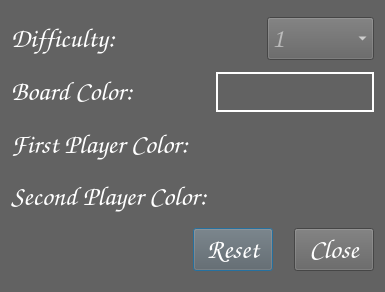
<?xml version="1.0" encoding="UTF-8"?>
<ui version="4.0">
 <class>CGameSettings</class>
 <widget class="QDialog" name="CGameSettings">
  <property name="geometry">
   <rect>
    <x>0</x>
    <y>0</y>
    <width>385</width>
    <height>292</height>
   </rect>
  </property>
  <property name="sizePolicy">
   <sizepolicy hsizetype="Minimum" vsizetype="Preferred">
    <horstretch>0</horstretch>
    <verstretch>0</verstretch>
   </sizepolicy>
  </property>
  <property name="minimumSize">
   <size>
    <width>0</width>
    <height>30</height>
   </size>
  </property>
  <property name="palette">
   <palette>
    <active>
     <colorrole role="WindowText">
      <brush brushstyle="SolidPattern">
       <color alpha="255">
        <red>255</red>
        <green>255</green>
        <blue>255</blue>
       </color>
      </brush>
     </colorrole>
     <colorrole role="Button">
      <brush brushstyle="SolidPattern">
       <color alpha="255">
        <red>98</red>
        <green>98</green>
        <blue>98</blue>
       </color>
      </brush>
     </colorrole>
     <colorrole role="Light">
      <brush brushstyle="SolidPattern">
       <color alpha="255">
        <red>147</red>
        <green>147</green>
        <blue>147</blue>
       </color>
      </brush>
     </colorrole>
     <colorrole role="Midlight">
      <brush brushstyle="SolidPattern">
       <color alpha="255">
        <red>122</red>
        <green>122</green>
        <blue>122</blue>
       </color>
      </brush>
     </colorrole>
     <colorrole role="Dark">
      <brush brushstyle="SolidPattern">
       <color alpha="255">
        <red>49</red>
        <green>49</green>
        <blue>49</blue>
       </color>
      </brush>
     </colorrole>
     <colorrole role="Mid">
      <brush brushstyle="SolidPattern">
       <color alpha="255">
        <red>65</red>
        <green>65</green>
        <blue>65</blue>
       </color>
      </brush>
     </colorrole>
     <colorrole role="Text">
      <brush brushstyle="SolidPattern">
       <color alpha="255">
        <red>255</red>
        <green>255</green>
        <blue>255</blue>
       </color>
      </brush>
     </colorrole>
     <colorrole role="BrightText">
      <brush brushstyle="SolidPattern">
       <color alpha="255">
        <red>255</red>
        <green>255</green>
        <blue>255</blue>
       </color>
      </brush>
     </colorrole>
     <colorrole role="ButtonText">
      <brush brushstyle="SolidPattern">
       <color alpha="255">
        <red>255</red>
        <green>255</green>
        <blue>255</blue>
       </color>
      </brush>
     </colorrole>
     <colorrole role="Base">
      <brush brushstyle="SolidPattern">
       <color alpha="255">
        <red>0</red>
        <green>0</green>
        <blue>0</blue>
       </color>
      </brush>
     </colorrole>
     <colorrole role="Window">
      <brush brushstyle="SolidPattern">
       <color alpha="255">
        <red>98</red>
        <green>98</green>
        <blue>98</blue>
       </color>
      </brush>
     </colorrole>
     <colorrole role="Shadow">
      <brush brushstyle="SolidPattern">
       <color alpha="255">
        <red>0</red>
        <green>0</green>
        <blue>0</blue>
       </color>
      </brush>
     </colorrole>
     <colorrole role="AlternateBase">
      <brush brushstyle="SolidPattern">
       <color alpha="255">
        <red>49</red>
        <green>49</green>
        <blue>49</blue>
       </color>
      </brush>
     </colorrole>
     <colorrole role="ToolTipBase">
      <brush brushstyle="SolidPattern">
       <color alpha="255">
        <red>255</red>
        <green>255</green>
        <blue>220</blue>
       </color>
      </brush>
     </colorrole>
     <colorrole role="ToolTipText">
      <brush brushstyle="SolidPattern">
       <color alpha="255">
        <red>0</red>
        <green>0</green>
        <blue>0</blue>
       </color>
      </brush>
     </colorrole>
     <colorrole role="PlaceholderText">
      <brush brushstyle="SolidPattern">
       <color alpha="127">
        <red>255</red>
        <green>255</green>
        <blue>255</blue>
       </color>
      </brush>
     </colorrole>
     <colorrole role="Accent">
      <brush brushstyle="SolidPattern">
       <color alpha="255">
        <red>0</red>
        <green>0</green>
        <blue>0</blue>
       </color>
      </brush>
     </colorrole>
    </active>
    <inactive>
     <colorrole role="WindowText">
      <brush brushstyle="SolidPattern">
       <color alpha="255">
        <red>255</red>
        <green>255</green>
        <blue>255</blue>
       </color>
      </brush>
     </colorrole>
     <colorrole role="Button">
      <brush brushstyle="SolidPattern">
       <color alpha="255">
        <red>98</red>
        <green>98</green>
        <blue>98</blue>
       </color>
      </brush>
     </colorrole>
     <colorrole role="Light">
      <brush brushstyle="SolidPattern">
       <color alpha="255">
        <red>147</red>
        <green>147</green>
        <blue>147</blue>
       </color>
      </brush>
     </colorrole>
     <colorrole role="Midlight">
      <brush brushstyle="SolidPattern">
       <color alpha="255">
        <red>122</red>
        <green>122</green>
        <blue>122</blue>
       </color>
      </brush>
     </colorrole>
     <colorrole role="Dark">
      <brush brushstyle="SolidPattern">
       <color alpha="255">
        <red>49</red>
        <green>49</green>
        <blue>49</blue>
       </color>
      </brush>
     </colorrole>
     <colorrole role="Mid">
      <brush brushstyle="SolidPattern">
       <color alpha="255">
        <red>65</red>
        <green>65</green>
        <blue>65</blue>
       </color>
      </brush>
     </colorrole>
     <colorrole role="Text">
      <brush brushstyle="SolidPattern">
       <color alpha="255">
        <red>255</red>
        <green>255</green>
        <blue>255</blue>
       </color>
      </brush>
     </colorrole>
     <colorrole role="BrightText">
      <brush brushstyle="SolidPattern">
       <color alpha="255">
        <red>255</red>
        <green>255</green>
        <blue>255</blue>
       </color>
      </brush>
     </colorrole>
     <colorrole role="ButtonText">
      <brush brushstyle="SolidPattern">
       <color alpha="255">
        <red>255</red>
        <green>255</green>
        <blue>255</blue>
       </color>
      </brush>
     </colorrole>
     <colorrole role="Base">
      <brush brushstyle="SolidPattern">
       <color alpha="255">
        <red>0</red>
        <green>0</green>
        <blue>0</blue>
       </color>
      </brush>
     </colorrole>
     <colorrole role="Window">
      <brush brushstyle="SolidPattern">
       <color alpha="255">
        <red>98</red>
        <green>98</green>
        <blue>98</blue>
       </color>
      </brush>
     </colorrole>
     <colorrole role="Shadow">
      <brush brushstyle="SolidPattern">
       <color alpha="255">
        <red>0</red>
        <green>0</green>
        <blue>0</blue>
       </color>
      </brush>
     </colorrole>
     <colorrole role="AlternateBase">
      <brush brushstyle="SolidPattern">
       <color alpha="255">
        <red>49</red>
        <green>49</green>
        <blue>49</blue>
       </color>
      </brush>
     </colorrole>
     <colorrole role="ToolTipBase">
      <brush brushstyle="SolidPattern">
       <color alpha="255">
        <red>255</red>
        <green>255</green>
        <blue>220</blue>
       </color>
      </brush>
     </colorrole>
     <colorrole role="ToolTipText">
      <brush brushstyle="SolidPattern">
       <color alpha="255">
        <red>0</red>
        <green>0</green>
        <blue>0</blue>
       </color>
      </brush>
     </colorrole>
     <colorrole role="PlaceholderText">
      <brush brushstyle="SolidPattern">
       <color alpha="127">
        <red>255</red>
        <green>255</green>
        <blue>255</blue>
       </color>
      </brush>
     </colorrole>
     <colorrole role="Accent">
      <brush brushstyle="SolidPattern">
       <color alpha="255">
        <red>0</red>
        <green>0</green>
        <blue>0</blue>
       </color>
      </brush>
     </colorrole>
    </inactive>
    <disabled>
     <colorrole role="WindowText">
      <brush brushstyle="SolidPattern">
       <color alpha="255">
        <red>49</red>
        <green>49</green>
        <blue>49</blue>
       </color>
      </brush>
     </colorrole>
     <colorrole role="Button">
      <brush brushstyle="SolidPattern">
       <color alpha="255">
        <red>98</red>
        <green>98</green>
        <blue>98</blue>
       </color>
      </brush>
     </colorrole>
     <colorrole role="Light">
      <brush brushstyle="SolidPattern">
       <color alpha="255">
        <red>147</red>
        <green>147</green>
        <blue>147</blue>
       </color>
      </brush>
     </colorrole>
     <colorrole role="Midlight">
      <brush brushstyle="SolidPattern">
       <color alpha="255">
        <red>122</red>
        <green>122</green>
        <blue>122</blue>
       </color>
      </brush>
     </colorrole>
     <colorrole role="Dark">
      <brush brushstyle="SolidPattern">
       <color alpha="255">
        <red>49</red>
        <green>49</green>
        <blue>49</blue>
       </color>
      </brush>
     </colorrole>
     <colorrole role="Mid">
      <brush brushstyle="SolidPattern">
       <color alpha="255">
        <red>65</red>
        <green>65</green>
        <blue>65</blue>
       </color>
      </brush>
     </colorrole>
     <colorrole role="Text">
      <brush brushstyle="SolidPattern">
       <color alpha="255">
        <red>49</red>
        <green>49</green>
        <blue>49</blue>
       </color>
      </brush>
     </colorrole>
     <colorrole role="BrightText">
      <brush brushstyle="SolidPattern">
       <color alpha="255">
        <red>255</red>
        <green>255</green>
        <blue>255</blue>
       </color>
      </brush>
     </colorrole>
     <colorrole role="ButtonText">
      <brush brushstyle="SolidPattern">
       <color alpha="255">
        <red>49</red>
        <green>49</green>
        <blue>49</blue>
       </color>
      </brush>
     </colorrole>
     <colorrole role="Base">
      <brush brushstyle="SolidPattern">
       <color alpha="255">
        <red>98</red>
        <green>98</green>
        <blue>98</blue>
       </color>
      </brush>
     </colorrole>
     <colorrole role="Window">
      <brush brushstyle="SolidPattern">
       <color alpha="255">
        <red>98</red>
        <green>98</green>
        <blue>98</blue>
       </color>
      </brush>
     </colorrole>
     <colorrole role="Shadow">
      <brush brushstyle="SolidPattern">
       <color alpha="255">
        <red>0</red>
        <green>0</green>
        <blue>0</blue>
       </color>
      </brush>
     </colorrole>
     <colorrole role="AlternateBase">
      <brush brushstyle="SolidPattern">
       <color alpha="255">
        <red>98</red>
        <green>98</green>
        <blue>98</blue>
       </color>
      </brush>
     </colorrole>
     <colorrole role="ToolTipBase">
      <brush brushstyle="SolidPattern">
       <color alpha="255">
        <red>255</red>
        <green>255</green>
        <blue>220</blue>
       </color>
      </brush>
     </colorrole>
     <colorrole role="ToolTipText">
      <brush brushstyle="SolidPattern">
       <color alpha="255">
        <red>0</red>
        <green>0</green>
        <blue>0</blue>
       </color>
      </brush>
     </colorrole>
     <colorrole role="PlaceholderText">
      <brush brushstyle="SolidPattern">
       <color alpha="127">
        <red>49</red>
        <green>49</green>
        <blue>49</blue>
       </color>
      </brush>
     </colorrole>
     <colorrole role="Accent">
      <brush brushstyle="SolidPattern">
       <color alpha="255">
        <red>69</red>
        <green>69</green>
        <blue>69</blue>
       </color>
      </brush>
     </colorrole>
    </disabled>
   </palette>
  </property>
  <property name="font">
   <font>
    <family>Comic Sans MS</family>
    <pointsize>20</pointsize>
   </font>
  </property>
  <property name="windowTitle">
   <string>Game Settings</string>
  </property>
  <property name="windowIcon">
   <iconset resource="reversiapp.qrc">
    <normaloff>:/icons/reversi.ico</normaloff>:/icons/reversi.ico</iconset>
  </property>
  <layout class="QGridLayout" name="gridLayout">
   <item row="0" column="0">
    <layout class="QHBoxLayout" name="horizontalLayout_2">
     <item>
      <widget class="QLabel" name="lblDifficulty">
       <property name="sizePolicy">
        <sizepolicy hsizetype="Minimum" vsizetype="Fixed">
         <horstretch>0</horstretch>
         <verstretch>0</verstretch>
        </sizepolicy>
       </property>
       <property name="text">
        <string>Difficulty:</string>
       </property>
      </widget>
     </item>
     <item>
      <widget class="QComboBox" name="cboDifficulty">
       <property name="sizePolicy">
        <sizepolicy hsizetype="Fixed" vsizetype="Fixed">
         <horstretch>0</horstretch>
         <verstretch>0</verstretch>
        </sizepolicy>
       </property>
       <property name="minimumSize">
        <size>
         <width>100</width>
         <height>0</height>
        </size>
       </property>
       <property name="currentText">
        <string/>
       </property>
       <property name="currentIndex">
        <number>-1</number>
       </property>
       <property name="sizeAdjustPolicy">
        <enum>QComboBox::AdjustToContents</enum>
       </property>
       <property name="placeholderText">
        <string>1</string>
       </property>
      </widget>
     </item>
    </layout>
   </item>
   <item row="1" column="0">
    <layout class="QHBoxLayout" name="horizontalLayout">
     <item>
      <widget class="QLabel" name="lblBoardColor">
       <property name="sizePolicy">
        <sizepolicy hsizetype="Minimum" vsizetype="Fixed">
         <horstretch>0</horstretch>
         <verstretch>0</verstretch>
        </sizepolicy>
       </property>
       <property name="text">
        <string>Board Color:</string>
       </property>
      </widget>
     </item>
     <item>
      <spacer name="horizontalSpacer">
       <property name="orientation">
        <enum>Qt::Horizontal</enum>
       </property>
       <property name="sizeType">
        <enum>QSizePolicy::Maximum</enum>
       </property>
       <property name="sizeHint" stdset="0">
        <size>
         <width>40</width>
         <height>20</height>
        </size>
       </property>
      </spacer>
     </item>
     <item>
      <widget class="QLabel" name="ctlBoardColor">
       <property name="sizePolicy">
        <sizepolicy hsizetype="Preferred" vsizetype="Fixed">
         <horstretch>0</horstretch>
         <verstretch>0</verstretch>
        </sizepolicy>
       </property>
       <property name="minimumSize">
        <size>
         <width>50</width>
         <height>40</height>
        </size>
       </property>
       <property name="frameShape">
        <enum>QFrame::Panel</enum>
       </property>
       <property name="lineWidth">
        <number>2</number>
       </property>
       <property name="text">
        <string/>
       </property>
      </widget>
     </item>
    </layout>
   </item>
   <item row="2" column="0">
    <layout class="QHBoxLayout" name="horizontalLayout_4">
     <item>
      <widget class="QLabel" name="lblFirstPlayerColor">
       <property name="text">
        <string>First Player Color:</string>
       </property>
      </widget>
     </item>
     <item>
      <widget class="QPushButton" name="btnFirstPlayerColor">
       <property name="maximumSize">
        <size>
         <width>40</width>
         <height>40</height>
        </size>
       </property>
       <property name="text">
        <string/>
       </property>
       <property name="icon">
        <iconset resource="reversiapp.qrc">
         <normaloff>:/images/glassbutton</normaloff>:/images/glassbutton</iconset>
       </property>
       <property name="iconSize">
        <size>
         <width>36</width>
         <height>36</height>
        </size>
       </property>
       <property name="autoDefault">
        <bool>false</bool>
       </property>
       <property name="flat">
        <bool>true</bool>
       </property>
      </widget>
     </item>
    </layout>
   </item>
   <item row="3" column="0">
    <layout class="QHBoxLayout" name="horizontalLayout_5">
     <property name="bottomMargin">
      <number>0</number>
     </property>
     <item>
      <widget class="QLabel" name="lblSecondPlayerColor">
       <property name="text">
        <string>Second Player Color:</string>
       </property>
      </widget>
     </item>
     <item>
      <widget class="QPushButton" name="btnSecondPlayerColor">
       <property name="maximumSize">
        <size>
         <width>40</width>
         <height>40</height>
        </size>
       </property>
       <property name="text">
        <string/>
       </property>
       <property name="icon">
        <iconset resource="reversiapp.qrc">
         <normaloff>:/images/glassbutton</normaloff>:/images/glassbutton</iconset>
       </property>
       <property name="iconSize">
        <size>
         <width>36</width>
         <height>36</height>
        </size>
       </property>
       <property name="autoDefault">
        <bool>false</bool>
       </property>
       <property name="flat">
        <bool>true</bool>
       </property>
      </widget>
     </item>
    </layout>
   </item>
   <item row="4" column="0">
    <layout class="QHBoxLayout" name="horizontalLayout_3">
     <item>
      <spacer name="horizontalSpacer_5">
       <property name="orientation">
        <enum>Qt::Horizontal</enum>
       </property>
       <property name="sizeHint" stdset="0">
        <size>
         <width>40</width>
         <height>20</height>
        </size>
       </property>
      </spacer>
     </item>
     <item>
      <widget class="QDialogButtonBox" name="btnDialogBox">
       <property name="sizePolicy">
        <sizepolicy hsizetype="Preferred" vsizetype="Fixed">
         <horstretch>0</horstretch>
         <verstretch>0</verstretch>
        </sizepolicy>
       </property>
       <property name="contextMenuPolicy">
        <enum>Qt::NoContextMenu</enum>
       </property>
       <property name="orientation">
        <enum>Qt::Horizontal</enum>
       </property>
       <property name="standardButtons">
        <set>QDialogButtonBox::Close|QDialogButtonBox::Reset</set>
       </property>
       <property name="centerButtons">
        <bool>false</bool>
       </property>
      </widget>
     </item>
    </layout>
   </item>
  </layout>
 </widget>
 <resources>
  <include location="reversiapp.qrc"/>
 </resources>
 <connections/>
</ui>
